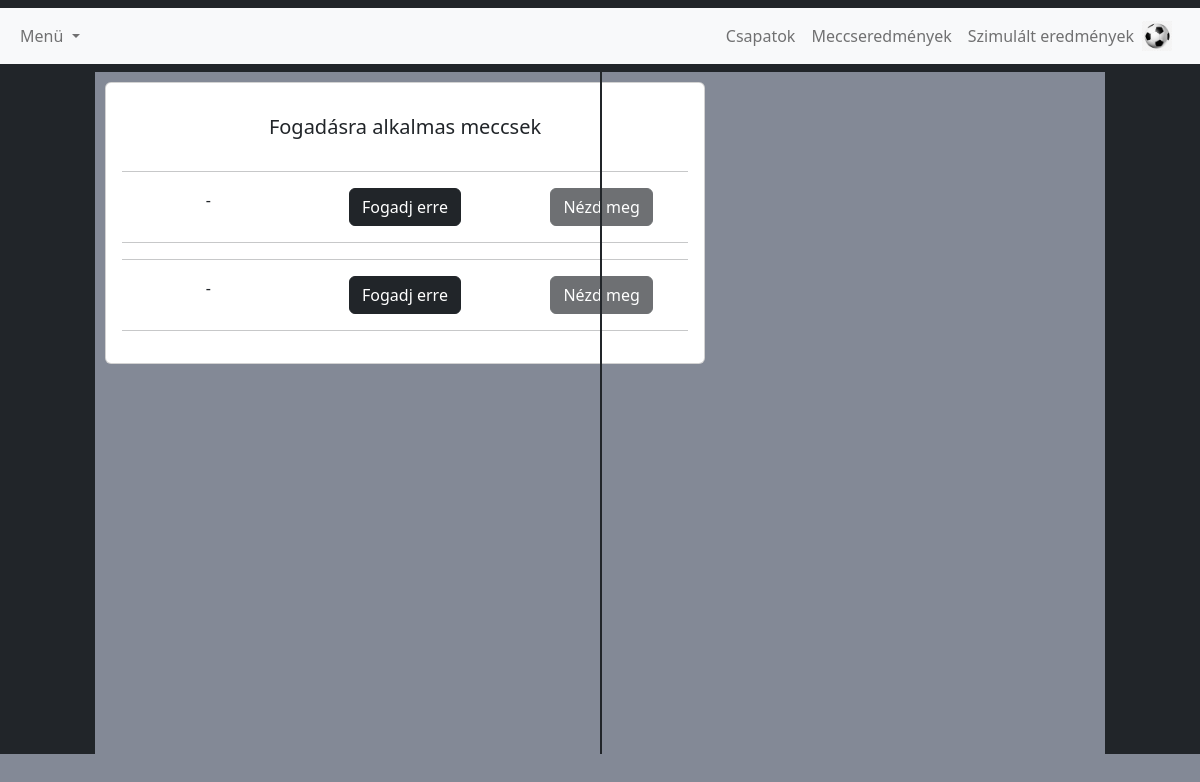
Before: /fogadas.php with the older database file.
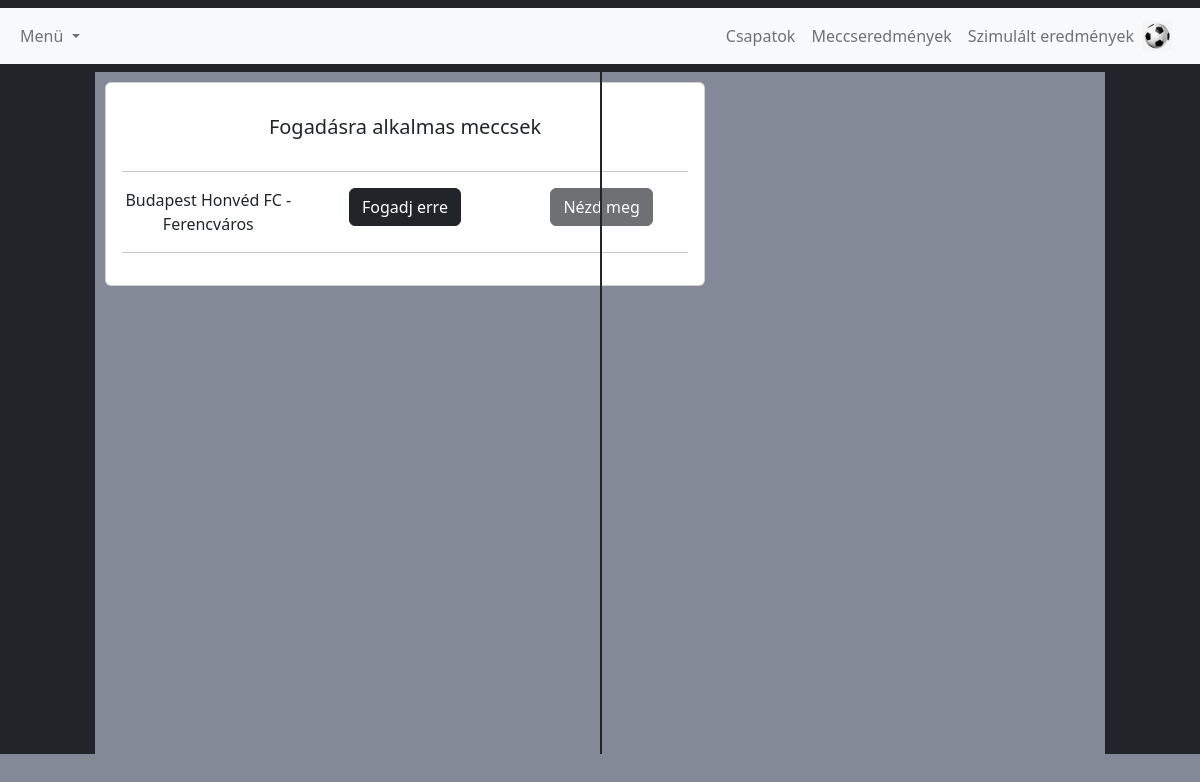
After: the same page with the newer database file.
### tables this page shows
CREATE TABLE `csapat_parositas` (
  `hazai_sz` varchar(4) DEFAULT NULL,
  `dontetlen_sz` varchar(4) DEFAULT NULL,
  `idegen_sz` varchar(4) DEFAULT NULL,
  `id` int(11) NOT NULL,
  `eredmeny_hazai` int(11) DEFAULT NULL,
  `eredmeny_idegen` int(11) DEFAULT NULL,
  `idopont` date DEFAULT NULL,
  `hazai_csapat` varchar(255) DEFAULT NULL,
  `idegen_csapat` varchar(255) DEFAULT NULL
);

### fogadas.php (the view, shortened to what this page needs)
<?php require_once('header.php') ?>
<?php
$serverAddress = 'localhost';
$username = 'root';
$password = '';
$databaseName = 'football_projekt';
$connection = mysqli_connect($serverAddress, $username, $password, $databaseName);
?>
<div class="vl">
<?php
  if ($_SESSION['user']['admin'] == 0) {
    $sql = $connection->query('SELECT * FROM csapat_parositas');
    echo '<div class="kartya">
                    <div class="card mb-4">
                       <div class="card-body text-center">
                 <h5 class="my-3">Fogadásra alkalmas meccsek</h5>
                 <div class="d-flex justify-content-center mb-2">
                                         </div>';
    while ($row = $sql->fetch_array()) {
      echo '
        <hr>
          <div class="row">
              <div class="col-sm-4">
                 <p class="mb-0">' . $row['hazai_csapat'] . ' - ' . $row['idegen_csapat'] . ' </p>
              </div>
              <div class="col-sm-4">
              <form method="POST" action="fogadas_adatok.php">
                  <input type="hidden" name="meccs" value = "' . $row['id'] . '">';
      if (isset($row['idopont'])) {
        echo '<button disabled class="btn btn-dark" type="submit" id="submit" name="submit">Fogadj erre</button>';
      } else {
        echo '<button class="btn btn-dark" type="submit" id="submit" name="submit">Fogadj erre</button>';
      }
      echo '</form>
              </div>
              <div class="col-sm-4">
                <form method="POST" action="szimulalt_eredmenyek.php">
                  <input type="hidden" name="meccs" value = "' . $row['id'] . '">';
      if (isset($row['idopont'])) {
        echo '<button class="btn btn-dark" type="submit" id="submit" name="submit">Nézd meg</button>';
      } else {
        echo '<button disabled class="btn btn-dark" type="submit" id="submit" name="submit">Nézd meg</button>';
      }
      echo '</form>
              </div>
          </div>
        <hr>';
    }
    echo ' </div>
        </div>
       </div>';
  }
  ?>
<div class="vertical"></div>
</div>
<div class="vl"></div>
<?php require_once('footer.php') ?>

### header.php (shortened to what this page needs)
<!DOCTYPE html>
<html lang="en">
<head>
    <link href="https://cdn.jsdelivr.net/npm/bootstrap@5.2.2/dist/css/bootstrap.min.css" rel="stylesheet">
</head>
<body style="background-color:#838996;" oncontextmenu="return false;">
    <nav class="navbar navbar-expand-lg bg-dark">
        <div class="container-fluid bg-light">
            <div class="collapse navbar-collapse" id="navbarNav">
                <div class="offcanvas offcanvas-end" tabindex="-1" id="offcanvasNavbar" aria-labelledby="offcanvasNavbarLabel">
                    <div class="offcanvas-body">
                        <ul class="navbar-nav justify-content-end">
                            <li class="nav-item dropdown">
                                <a class="nav-link dropdown-toggle" href="#" role="button" data-bs-toggle="dropdown" aria-expanded="false">
                                    Menü
                                </a>
                            </li>
                        </ul>
                    </div>
                </div>
                <ul class="navbar-nav">
                    <li class="nav-item">
                        <a class="nav-link" href="csapatok.php">Csapatok</a>
                    </li>
                    <li class="nav-item">
                        <a class="nav-link" href="eredmenyek.php">Meccseredmények</a>
                    </li>
                    <li class="nav-item">
                        <a class="nav-link" href="szimulalt_eredmenyek_valaszto.php">Szimulált eredmények</a>
                    </li>
                </ul>
                <nav class="navbar navbar-light bg-light">
                <a class="navbar-brand" href="index.php">
                    <img src="images/labda.png" width="30" height="30" class="d-inline-block align-top" alt="">
                </a>
            </nav>
            </div>
        </div>
    </nav>

### footer.php
</body >
</html>

### fogadas.php (style rules this page uses)
.vl { border-left: 95px solid #212529; border-right: 95px solid #212529; height: 341px; }
.vertical { border-left: 2px solid #212529; height: 682px; width: 50%; position: relative; left: 50%; }
.kartya { margin-top: 10px; position: absolute; left: 105px; width: 600px; }

Changed rows visible on the page:
removed csapat_parositas: shows "Fogadj erre", shows "Nézd meg"
removed csapat_parositas: shows "Fogadj erre", shows "Nézd meg"
added csapat_parositas: hazai_csapat "Budapest Honvéd FC", idegen_csapat "Ferencváros", shows "Fogadj erre", shows "Nézd meg"
